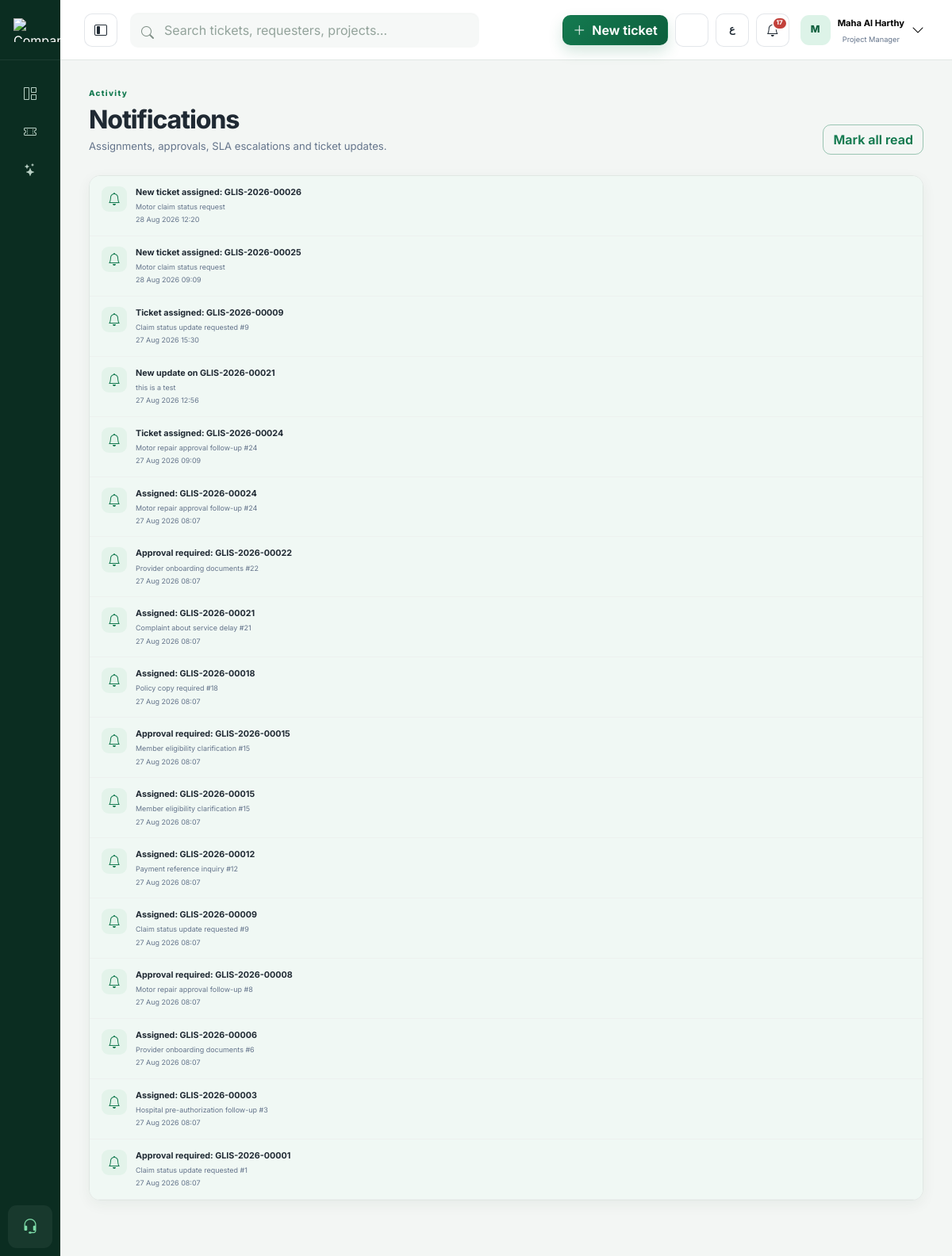
The page /portal/notifications/ (signed in) on the database its author committed.
### apps/accounts/models.py (models this page shows, shortened)
class UserProfile(TimeStampedModel):
    class Role(models.TextChoices):
        SUPER_ADMIN = "super_admin", "Super Admin"
        ADMIN = "admin", "Admin"
        PROJECT_MANAGER = "project_manager", "Project Manager"
        SUPPORT_AGENT = "support_agent", "Support Agent"
        REQUESTER = "requester", "Requester/User"
        VIEWER = "viewer", "Viewer/Auditor"
        GUEST = "guest", "Guest"
    class SidebarMode(models.TextChoices):
        FULL = "full", "Full navigation"
        MINI = "mini", "Icon-only navigation"
        HIDDEN = "hidden", "Hidden navigation"
    user = models.OneToOneField(settings.AUTH_USER_MODEL, on_delete=models.CASCADE, related_name="profile")
    role = models.CharField(max_length=30, choices=Role.choices, default=Role.GUEST, db_index=True)
    phone = models.CharField(max_length=30, blank=True)
    organization = models.CharField(max_length=150, blank=True)
    job_title = models.CharField(max_length=120, blank=True)
    department = models.CharField(max_length=120, blank=True)
    bio = models.TextField(blank=True)
    avatar = models.ImageField(upload_to="profiles/%Y/%m/", blank=True)
    reporting_manager = models.ForeignKey(settings.AUTH_USER_MODEL, null=True, blank=True, related_name="direct_reports", on_delete=models.SET_NULL)
    preferred_language = models.CharField(max_length=5, default="en", choices=[("en", "English"), ("ar", "العربية")])
    theme = models.CharField(max_length=10, default="system", choices=[("system", "System"), ("light", "Light"), ("dark", "Dark")])
    sidebar_mode = models.CharField(max_length=10, choices=SidebarMode.choices, default=SidebarMode.MINI)
    is_external = models.BooleanField(default=False)
    is_approved = models.BooleanField(default=True)
    guest_access_expires_at = models.DateTimeField(null=True, blank=True)
    email_notifications = models.BooleanField(default=True)
    browser_notifications = models.BooleanField(default=True)

### apps/tickets/models.py (models this page shows)
class Notification(TimeStampedModel):
    user = models.ForeignKey(settings.AUTH_USER_MODEL, related_name="glis_notifications", on_delete=models.CASCADE)
    ticket = models.ForeignKey(Ticket, null=True, blank=True, related_name="notifications", on_delete=models.CASCADE)
    kind = models.CharField(max_length=30, default="info", choices=[("info", "Information"), ("assignment", "Assignment"), ("approval", "Approval"), ("sla", "SLA escalation"), ("update", "Ticket update")])
    title = models.CharField(max_length=160)
    body = models.CharField(max_length=500, blank=True)
    link = models.CharField(max_length=255, blank=True)
    read_at = models.DateTimeField(null=True, blank=True)
    class Meta:
        ordering = ("-created_at",)
        indexes = [models.Index(fields=["user", "read_at", "-created_at"])]

### apps/tickets/views.py (the view)
# urls.py: path("notifications/", views.notifications, name="api-notifications"),
@login_required
def notifications(request):
    page = Paginator(Notification.objects.filter(user=request.user), 30).get_page(request.GET.get("page"))
    return render(request, "notifications/list.html", {"page_obj": page})

### apps/accounts/context_processors.py (called while the page is built)
def auth_provider_context(request):
    try:
        policy = AccountPolicy.load()
        database_providers = set(SocialApp.objects.values_list("provider", flat=True))
    except (OperationalError, ProgrammingError):
        policy, database_providers = None, set()
    configured = set(getattr(settings, "SOCIALACCOUNT_PROVIDERS", {}).keys()) | database_providers
    return {
        "google_login_available": "google" in configured and (policy.google_login_enabled if policy else True),
        "microsoft_login_available": "microsoft" in configured and (policy.microsoft_login_enabled if policy else True),
    }

### apps/accounts/models.py (called while the page is built)
    @classmethod
    def load(cls):
        obj, _ = cls.objects.get_or_create(pk=1)
        return obj

### apps/tickets/context_processors.py (called while the page is built)
def notification_context(request):
    if not request.user.is_authenticated:
        return {"unread_notification_count": 0, "header_notifications": []}
    try:
        queryset = Notification.objects.filter(user=request.user)
        return {"unread_notification_count": queryset.filter(read_at__isnull=True).count(), "header_notifications": queryset[:6]}
    except (OperationalError, ProgrammingError):
        return {"unread_notification_count": 0, "header_notifications": []}

### templates/notifications/list.html
{% extends 'base_portal.html' %}{% load i18n %}{% block title %}{% translate "Notifications" %}{% endblock %}
{% block content %}<div class="page-heading d-flex justify-content-between align-items-end"><div><span class="page-eyebrow">{% translate "Activity" %}</span><h1>{% translate "Notifications" %}</h1><p>{% translate "Assignments, approvals, SLA escalations and ticket updates." %}</p></div><form method="post" action="{% url 'portal:mark_notifications_read' %}">{% csrf_token %}<button class="btn btn-outline-primary" type="submit">{% translate "Mark all read" %}</button></form></div><section class="panel notification-page-list">{% for item in page_obj %}<a class="notification-item{% if not item.read_at %} unread{% endif %}" href="{{ item.link|default:'#' }}"><span class="notification-kind"><i class="bi bi-bell"></i></span><span><strong>{{ item.title }}</strong><small>{{ item.body }}</small><time>{{ item.created_at|date:"d M Y H:i" }}</time></span></a>{% empty %}<div class="empty-state"><i class="bi bi-bell-slash"></i><strong>{% translate "No notifications yet" %}</strong></div>{% endfor %}</section>{% endblock %}

### templates/base_portal.html (shortened to what this page needs)
{% load static i18n cms_tags sekizai_tags %}
{% get_current_language as LANGUAGE_CODE %}
<!doctype html>
<html lang="{{ LANGUAGE_CODE }}" dir="{% if LANGUAGE_CODE == 'ar' %}rtl{% else %}ltr{% endif %}" data-bs-theme="light">
<head>
  {% if LANGUAGE_CODE == 'ar' %}<link href="https://cdn.jsdelivr.net/npm/bootstrap@5.3.8/dist/css/bootstrap.rtl.min.css" rel="stylesheet">{% else %}<link href="https://cdn.jsdelivr.net/npm/bootstrap@5.3.8/dist/css/bootstrap.min.css" rel="stylesheet">{% endif %}
  <link href="https://cdn.jsdelivr.net/npm/bootstrap-icons@1.13.1/font/bootstrap-icons.min.css" rel="stylesheet">
  <link href="{% static 'css/glis.css' %}" rel="stylesheet">
</head>
<body class="portal-shell sidebar-mode-{{ user.profile.sidebar_mode|default:'mini' }}" x-data="siteShell" data-browser-notifications="{{ user.profile.browser_notifications|yesno:'true,false' }}" data-sidebar-preference-url="{% url 'accounts:sidebar_preference' %}">
<aside class="portal-sidebar d-none d-lg-flex" id="portal-sidebar">
  <a class="brand-lockup portal-brand" href="{% url 'portal:dashboard' %}" title="GLIS">
    <img style="height:30px; width:60px;"src="/api/v1/site-logo/"alt="Company Logo">
  </a>
  <nav class="portal-nav" aria-label="{% translate 'Portal navigation' %}">
    {% for section in portal_navigation_sections %}
      <span class="nav-label sidebar-label">{{ section.label }}</span>
      {% for item in section.items %}
      <a class="{% if item.active %} active {% endif %}{% if item.emphasized %}nav-create{% endif %}" href="{{ item.url }}" title="{{ item.label }}"
        {% if item.new_window %} target="_blank" rel="noopener"{% endif %}>
        <i class="bi {{ item.icon }}"></i><span class="sidebar-label">{{ item.label }}</span>
      </a>
      {% endfor %}
    {% empty %}
      <a href="{% url 'portal:dashboard' %}"><i class="bi bi-grid-1x2"></i><span class="sidebar-label">{% translate "Overview" %}</span></a>
      <a href="{% url 'portal:ticket_list' %}"><i class="bi bi-ticket-perforated"></i><span class="sidebar-label">{% translate "Tickets" %}</span></a>
      <a href="{% url 'orchestrator:console' %}"><i class="bi bi-stars"></i><span class="sidebar-label">{% translate "Vanna analytics" %}</span></a>
    {% endfor %}
  </nav>
  <div class="sidebar-footer"><div class="support-mini"><i class="bi bi-headset"></i><div class="sidebar-label"><strong>{% translate "Need help?" %}</strong><small>{% translate "Contact platform support" %}</small></div></div></div>
</aside>
<div class="portal-stage">
  <header class="portal-header">
    <div class="d-flex align-items-center gap-3">
      <button class="btn btn-icon d-none d-lg-inline-flex" id="sidebar-toggle" type="button" aria-controls="portal-sidebar"
        aria-expanded="{% if user.profile.sidebar_mode == 'full' %}true{% else %}false{% endif %}"
        title="{% translate 'Change navigation size' %}">
        <i class="bi bi-layout-sidebar-inset"></i>
      </button>
      <div class="global-search position-relative d-none d-md-block"><i class="bi bi-search"></i><input class="form-control" type="search" name="q" placeholder="{% translate 'Search tickets, requesters, projects…' %}" hx-get="{% url 'portal:global_search' %}" hx-trigger="input changed delay:300ms" hx-target="#global-search-results" autocomplete="off"><div id="global-search-results" class="search-results"></div></div>
    </div>
    <div class="header-actions">
      <a class="btn btn-primary d-none d-sm-inline-flex" href="{% url 'portal:create_ticket' 1 %}"><i class="bi bi-plus-lg me-2"></i>{% translate "New ticket" %}</a>
      <button class="btn btn-icon" x-on:click="toggleTheme" aria-label="{% translate 'Change theme' %}"></button>
      <form action="{% url 'switch_language' %}" method="post"><button class="btn btn-icon language-icon" type="submit" title="{% translate 'Change language' %}">{% if LANGUAGE_CODE == 'ar' %}EN{% else %}ع{% endif %}</button></form>
      <div class="dropdown notification-dropdown">
        <button class="btn btn-icon position-relative" data-bs-toggle="dropdown" aria-label="{% translate 'Notifications' %}" id="notification-button"><i class="bi bi-bell"></i><span id="notification-count" class="notification-count{% if not unread_notification_count %} d-none{% endif %}">{{ unread_notification_count }}</span></button>
      </div>
      <div class="dropdown"><button class="user-menu" data-bs-toggle="dropdown" aria-expanded="false">{% if user.profile.avatar %}
        <img class="avatar image-avatar" src="{{ user.profile.avatar.url }}" alt="">{% else %}<span class="avatar">{{ user.first_name|first|default:user.email|first|upper }}</span>{% endif %}<span class="d-none d-xl-block">
        <strong>{{ user.get_full_name|default:user.email }}</strong><br/>
        <small>{{ user.profile.get_role_display|default:'User' }}</small></span><i class="bi bi-chevron-down"></i></button></div>
    </div>
  </header>
  <main id="portal-main" class="portal-main {% block main_class %}{% endblock %}">{% block content %}{% endblock %}</main>
</div>
</body></html>

### rows shown on the page
Notification: title "New ticket assigned: GLIS-2026-00026", body "Motor claim status request", created_at "28 Aug 2026 12:20"
Notification: title "New ticket assigned: GLIS-2026-00025", body "Motor claim status request", created_at "28 Aug 2026 09:09"
Notification: title "Ticket assigned: GLIS-2026-00009", body "Claim status update requested #9", created_at "27 Aug 2026 15:30"
Notification: title "New update on GLIS-2026-00021", body "this is a test", created_at "27 Aug 2026 12:56"
Notification: title "Ticket assigned: GLIS-2026-00024", body "Motor repair approval follow-up #24", created_at "27 Aug 2026 09:09"
Notification: title "Assigned: GLIS-2026-00024", body "Motor repair approval follow-up #24", created_at "27 Aug 2026 08:07"
Notification: title "Approval required: GLIS-2026-00022", body "Provider onboarding documents #22", created_at "27 Aug 2026 08:07"
Notification: title "Assigned: GLIS-2026-00021", body "Complaint about service delay #21", created_at "27 Aug 2026 08:07"
Notification: title "Assigned: GLIS-2026-00018", body "Policy copy required #18", created_at "27 Aug 2026 08:07"
Notification: title "Approval required: GLIS-2026-00015", body "Member eligibility clarification #15", created_at "27 Aug 2026 08:07"
Notification: title "Assigned: GLIS-2026-00015", body "Member eligibility clarification #15", created_at "27 Aug 2026 08:07"
Notification: title "Assigned: GLIS-2026-00012", body "Payment reference inquiry #12", created_at "27 Aug 2026 08:07"
Notification: title "Assigned: GLIS-2026-00009", body "Claim status update requested #9", created_at "27 Aug 2026 08:07"
Notification: title "Approval required: GLIS-2026-00008", body "Motor repair approval follow-up #8", created_at "27 Aug 2026 08:07"
Notification: title "Assigned: GLIS-2026-00006", body "Provider onboarding documents #6", created_at "27 Aug 2026 08:07"
Notification: title "Assigned: GLIS-2026-00003", body "Hospital pre-authorization follow-up #3", created_at "27 Aug 2026 08:07"
Notification: title "Approval required: GLIS-2026-00001", body "Claim status update requested #1", created_at "27 Aug 2026 08:07"

### other values the page prints
{{ unread_notification_count }} "17"
{{ user.first_name|first|default:user.email|first|upper }} "M"
{{ user.get_full_name|default:user.email }} "Maha Al Harthy"
{{ user.profile.get_role_display|default:'User' }} "Project Manager"
